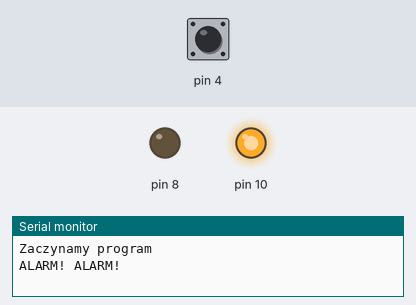
This sketch was run on a simulated Arduino Uno, built with avr-gcc and run on an emulated ATmega328P. Parts: output pins drawn as LEDs (lit = HIGH), the last lines printed to the serial monitor. The inputs (shaded band) are chosen by the test bench; at power-on: pin 4 HIGH.

Above: at 1.2 s.
1.3 s: pin 4 pulled LOW for 0.15 s
At 2.2 s:
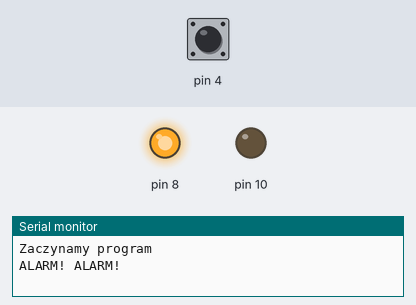
2.9 s: pin 4 pulled LOW for 1 s
At 5.1 s:
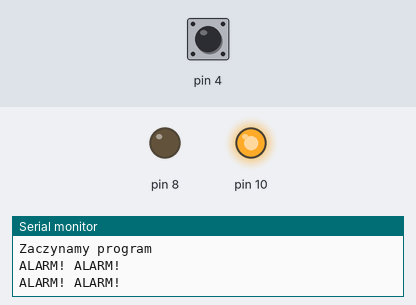
5.4 s: pin 4 pulled LOW for 3.2 s
At 6.5 s:
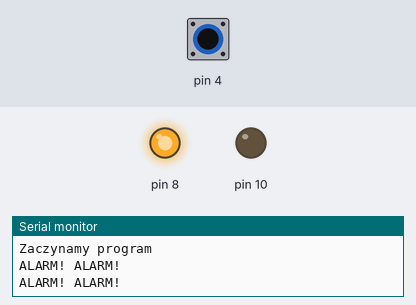
Timing chart, 0 to 10.1 s (numbered marks = the images above; inputs shaded):
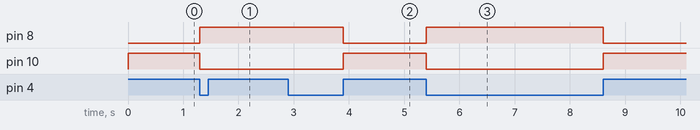

Measured:
- after the input at 1.3 s, pin 8: LOW → HIGH at once; pin 10: HIGH → LOW at once
- after the input at 2.9 s, pin 8: HIGH → LOW after 1.0 s; pin 10: LOW → HIGH after 1.0 s
- after the input at 5.4 s, pin 8: LOW → HIGH at once, → LOW 3.2 s later; pin 10: HIGH → LOW at once, → HIGH 3.2 s later

The sketch:

MonitorPodstawy.ino
```cpp
void setup() {
  Serial.begin(9600);
  Serial.println("Zaczynamy program");

  pinMode(8, OUTPUT);
  pinMode(10, OUTPUT);
  pinMode(4, INPUT_PULLUP);

  digitalWrite(8, LOW);
  digitalWrite(10, LOW);
}

void loop() {
  if (digitalRead(4) == LOW) {
    digitalWrite(8, HIGH);
    digitalWrite(10, LOW);
  }else{
    digitalWrite(8, LOW);
    digitalWrite(10, HIGH);
    Serial.println("ALARM! ALARM!");
  }

  while (digitalRead(4) == HIGH) {
    delay(25);
  }
}
```
